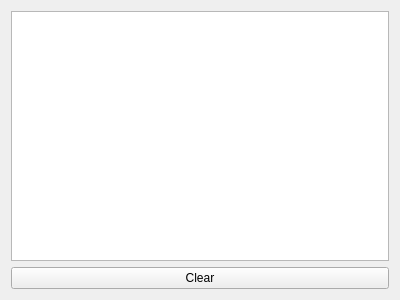
<?xml version="1.0" encoding="UTF-8"?>
<ui version="4.0">
 <class>ConsoleLog</class>
 <widget class="QWidget" name="ConsoleLog">
  <property name="geometry">
   <rect>
    <x>0</x>
    <y>0</y>
    <width>400</width>
    <height>300</height>
   </rect>
  </property>
  <property name="windowTitle">
   <string>Log</string>
  </property>
  <layout class="QVBoxLayout" name="verticalLayout">
   <item>
    <widget class="QPlainTextEdit" name="logArea"/>
   </item>
   <item>
    <widget class="QPushButton" name="clearButton">
     <property name="text">
      <string>Clear</string>
     </property>
    </widget>
   </item>
  </layout>
 </widget>
 <resources/>
 <connections>
  <connection>
   <sender>clearButton</sender>
   <signal>clicked()</signal>
   <receiver>logArea</receiver>
   <slot>clear()</slot>
   <hints>
    <hint type="sourcelabel">
     <x>156</x>
     <y>277</y>
    </hint>
    <hint type="destinationlabel">
     <x>194</x>
     <y>208</y>
    </hint>
   </hints>
  </connection>
 </connections>
</ui>
